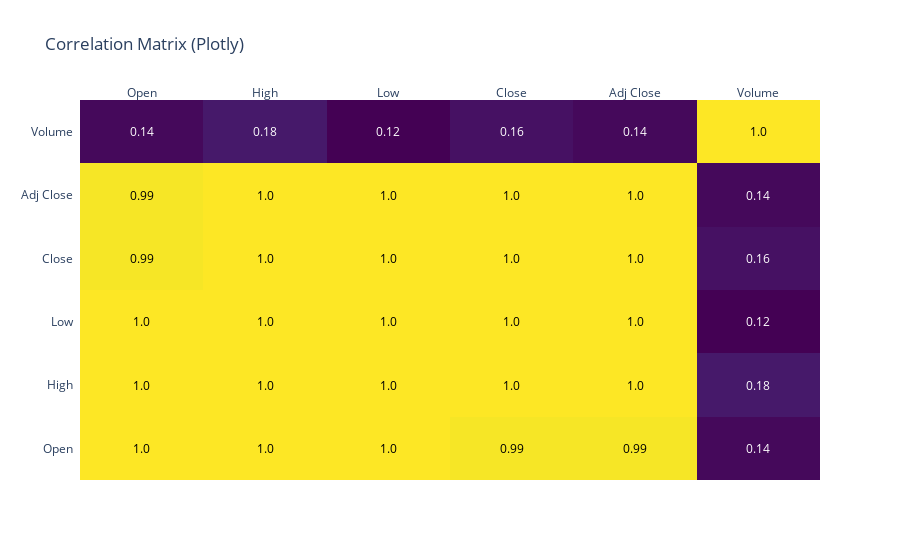

This figure's notebook cell:
### Code cell
import plotly.figure_factory as ff

# Round off values in correlation matrix to 2 decimal points
correlation_matrix_rounded = correlation_matrix.round(2)

# Convert index and columns to lists
x = correlation_matrix_rounded.columns.tolist()
y = correlation_matrix_rounded.index.tolist()

# Create Plotly heatmap
fig = ff.create_annotated_heatmap(z=correlation_matrix_rounded.values,
                                   x=x,
                                   y=y,
                                   colorscale='Viridis')
fig.update_layout(title_text='Correlation Matrix (Plotly)')
fig.show()

### Figure 1 — Plotly figure (JSON) as saved in the notebook; plotly's stock layout.template omitted (floating-point values rounded to 4 significant figures)
{"data": [{"colorscale": [[0, "#440154"], [0.1111, "#482878"], [0.2222, "#3e4989"], [0.3333, "#31688e"], [0.4444, "#26828e"], [0.5556, "#1f9e89"], [0.6667, "#35b779"], [0.7778, "#6ece58"], [0.8889, "#b5de2b"], [1, "#fde725"]], "reversescale": false, "showscale": false, "type": "heatmap", "x": ["Open", "High", "Low", "Close", "Adj Close", "Volume"], "y": ["Open", "High", "Low", "Close", "Adj Close", "Volume"], "z": [[1, 1, 1, 0.99, 0.99, 0.14], [1, 1, 1, 1, 1, 0.18], [1, 1, 1, 1, 1, 0.12], [0.99, 1, 1, 1, 1, 0.16], [0.99, 1, 1, 1, 1, 0.14], [0.14, 0.18, 0.12, 0.16, 0.14, 1]]}], "layout": {"annotations": [{"font": {"color": "#000000"}, "showarrow": false, "text": "1.0", "x": "Open", "xref": "x", "y": "Open", "yref": "y"}, {"font": {"color": "#000000"}, "showarrow": false, "text": "1.0", "x": "High", "xref": "x", "y": "Open", "yref": "y"}, {"font": {"color": "#000000"}, "showarrow": false, "text": "1.0", "x": "Low", "xref": "x", "y": "Open", "yref": "y"}, {"font": {"color": "#000000"}, "showarrow": false, "text": "0.99", "x": "Close", "xref": "x", "y": "Open", "yref": "y"}, {"font": {"color": "#000000"}, "showarrow": false, "text": "0.99", "x": "Adj Close", "xref": "x", "y": "Open", "yref": "y"}, {"font": {"color": "#FFFFFF"}, "showarrow": false, "text": "0.14", "x": "Volume", "xref": "x", "y": "Open", "yref": "y"}, {"font": {"color": "#000000"}, "showarrow": false, "text": "1.0", "x": "Open", "xref": "x", "y": "High", "yref": "y"}, {"font": {"color": "#000000"}, "showarrow": false, "text": "1.0", "x": "High", "xref": "x", "y": "High", "yref": "y"}, {"font": {"color": "#000000"}, "showarrow": false, "text": "1.0", "x": "Low", "xref": "x", "y": "High", "yref": "y"}, {"font": {"color": "#000000"}, "showarrow": false, "text": "1.0", "x": "Close", "xref": "x", "y": "High", "yref": "y"}, {"font": {"color": "#000000"}, "showarrow": false, "text": "1.0", "x": "Adj Close", "xref": "x", "y": "High", "yref": "y"}, {"font": {"color": "#FFFFFF"}, "showarrow": false, "text": "0.18", "x": "Volume", "xref": "x", "y": "High", "yref": "y"}, {"font": {"color": "#000000"}, "showarrow": false, "text": "1.0", "x": "Open", "xref": "x", "y": "Low", "yref": "y"}, {"font": {"color": "#000000"}, "showarrow": false, "text": "1.0", "x": "High", "xref": "x", "y": "Low", "yref": "y"}, {"font": {"color": "#000000"}, "showarrow": false, "text": "1.0", "x": "Low", "xref": "x", "y": "Low", "yref": "y"}, {"font": {"color": "#000000"}, "showarrow": false, "text": "1.0", "x": "Close", "xref": "x", "y": "Low", "yref": "y"}, {"font": {"color": "#000000"}, "showarrow": false, "text": "1.0", "x": "Adj Close", "xref": "x", "y": "Low", "yref": "y"}, {"font": {"color": "#FFFFFF"}, "showarrow": false, "text": "0.12", "x": "Volume", "xref": "x", "y": "Low", "yref": "y"}, {"font": {"color": "#000000"}, "showarrow": false, "text": "0.99", "x": "Open", "xref": "x", "y": "Close", "yref": "y"}, {"font": {"color": "#000000"}, "showarrow": false, "text": "1.0", "x": "High", "xref": "x", "y": "Close", "yref": "y"}, {"font": {"color": "#000000"}, "showarrow": false, "text": "1.0", "x": "Low", "xref": "x", "y": "Close", "yref": "y"}, {"font": {"color": "#000000"}, "showarrow": false, "text": "1.0", "x": "Close", "xref": "x", "y": "Close", "yref": "y"}, {"font": {"color": "#000000"}, "showarrow": false, "text": "1.0", "x": "Adj Close", "xref": "x", "y": "Close", "yref": "y"}, {"font": {"color": "#FFFFFF"}, "showarrow": false, "text": "0.16", "x": "Volume", "xref": "x", "y": "Close", "yref": "y"}, {"font": {"color": "#000000"}, "showarrow": false, "text": "0.99", "x": "Open", "xref": "x", "y": "Adj Close", "yref": "y"}, {"font": {"color": "#000000"}, "showarrow": false, "text": "1.0", "x": "High", "xref": "x", "y": "Adj Close", "yref": "y"}, {"font": {"color": "#000000"}, "showarrow": false, "text": "1.0", "x": "Low", "xref": "x", "y": "Adj Close", "yref": "y"}, {"font": {"color": "#000000"}, "showarrow": false, "text": "1.0", "x": "Close", "xref": "x", "y": "Adj Close", "yref": "y"}, {"font": {"color": "#000000"}, "showarrow": false, "text": "1.0", "x": "Adj Close", "xref": "x", "y": "Adj Close", "yref": "y"}, {"font": {"color": "#FFFFFF"}, "showarrow": false, "text": "0.14", "x": "Volume", "xref": "x", "y": "Adj Close", "yref": "y"}, {"font": {"color": "#FFFFFF"}, "showarrow": false, "text": "0.14", "x": "Open", "xref": "x", "y": "Volume", "yref": "y"}, {"font": {"color": "#FFFFFF"}, "showarrow": false, "text": "0.18", "x": "High", "xref": "x", "y": "Volume", "yref": "y"}, {"font": {"color": "#FFFFFF"}, "showarrow": false, "text": "0.12", "x": "Low", "xref": "x", "y": "Volume", "yref": "y"}, {"font": {"color": "#FFFFFF"}, "showarrow": false, "text": "0.16", "x": "Close", "xref": "x", "y": "Volume", "yref": "y"}, {"font": {"color": "#FFFFFF"}, "showarrow": false, "text": "0.14", "x": "Adj Close", "xref": "x", "y": "Volume", "yref": "y"}, {"font": {"color": "#000000"}, "showarrow": false, "text": "1.0", "x": "Volume", "xref": "x", "y": "Volume", "yref": "y"}], "title": {"text": "Correlation Matrix (Plotly)"}, "xaxis": {"dtick": 1, "gridcolor": "rgb(0, 0, 0)", "side": "top", "ticks": ""}, "yaxis": {"dtick": 1, "ticks": "", "ticksuffix": "  "}}}
